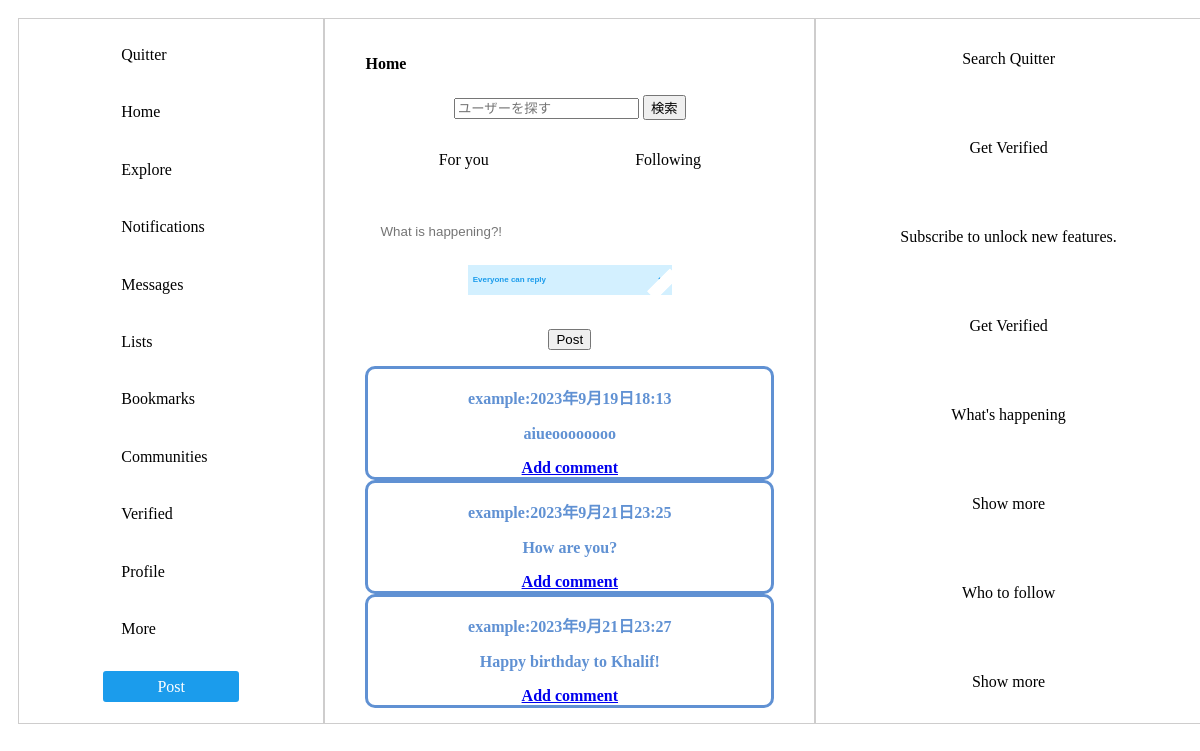
Page /home/ on the earlier database version.
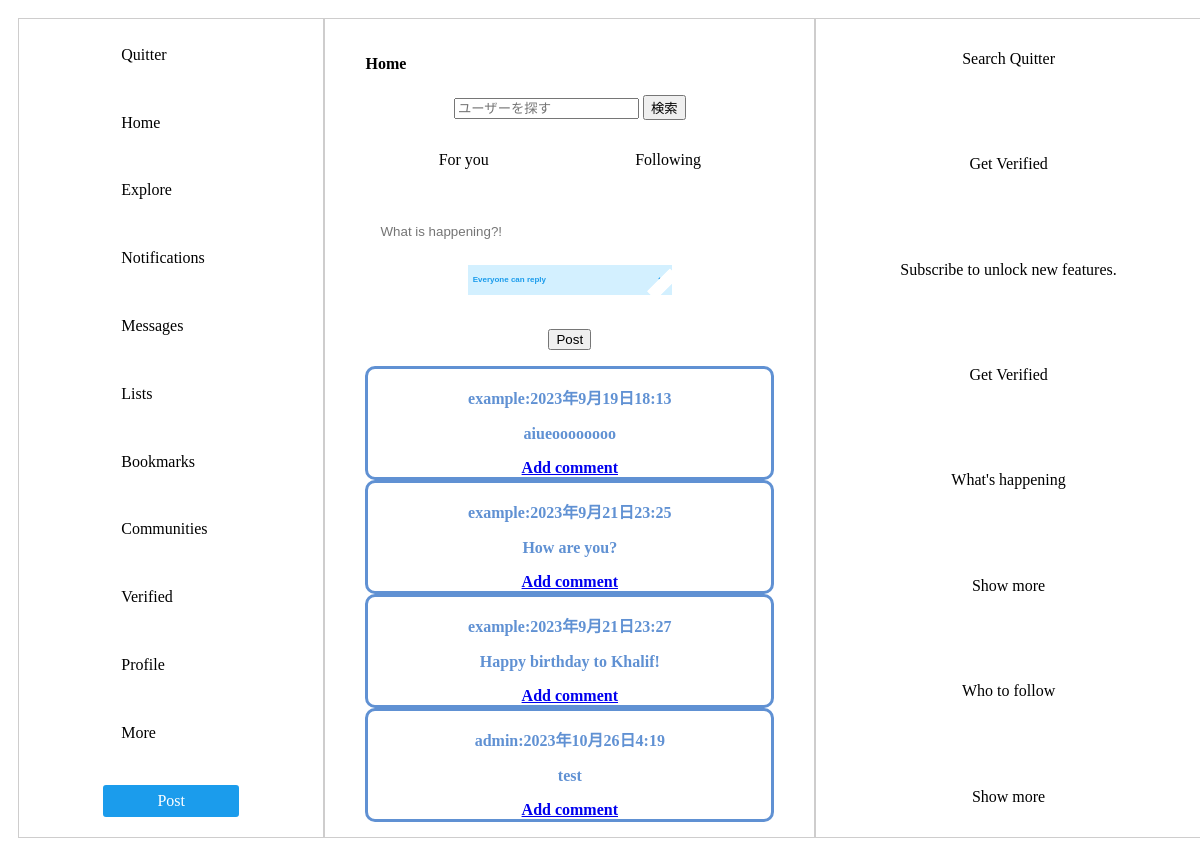
Same page on the later database version.
### accounts/models.py (models this page shows)
class Text(models.Model):
    text=models.TextField()
    created_at = models.DateTimeField(auto_now_add=True)
    created_by = models.ForeignKey(settings.AUTH_USER_MODEL, on_delete=models.CASCADE,null=True, blank=True)
    reply_to = models.IntegerField(null=True)
    total_replys = models.IntegerField(default=0)
    total_like=models.IntegerField(default=0)

### accounts/views.py (the view)
# urls.py: path('home/',home,name='home'),
def home(request):
    toukou = Text.objects.all
    if request.method =='POST':
        text = request.POST.get('text',None)
        created_by = request.user
        m = Text(text= text,created_by=created_by)#ここでつくった変数をTextというデータベースモデルに保存
        m.save()
    return render(request,'home.html',{'Text':toukou})

### templates/home.html (shortened to what this page needs)
{% load static %}
<head>
    <link rel="stylesheet" href="{% static './css/homepage.css' %}">
</head>
<body class="lan">
    <div id="flexbox">
        <div class="box-item1">
            <a href="#" class="btn-flat-border left-aligned">Quitter</a>
            <p class="btn-flat-border">Home</p>
            <a href="#" class="btn-flat-border">Explore</a>
            <a href="#" class="btn-flat-border">Notifications</a>
            <a href="#" class="btn-flat-border">Messages</a>
            <a href="#" class="btn-flat-border">Lists</a>
            <a href="#" class="btn-flat-border">Bookmarks</a>
            <a href="#" class="btn-flat-border">Communities</a>
            <a href="#" class="btn-flat-border">Verified</a>
            <a href="{% url 'profile' %}" class="btn-flat-border">Profile</a>
            <a href="#" class="btn-flat-border">More</a>
            <a href="#" class="btn-flat-border1">Post</a>
        </div>
        <div class="box-item2">
        <h4>Home</h4>
        <form method="GET" action="{% url 'searchprofile' %}">
            <input type="text" name="query" placeholder="ユーザーを探す">
            <button type="submit">検索</button>
        </form>
        <div id="flexboxmain">
            <div class="boxitemmain1">For you</div>
            <div class="boxitemmain2">Following</div>
        </div>
        <form method="post" action="{% url 'home' %}">
            <input required type="text" name="text" id="textbox" placeholder="What is happening?!">
            <div class="selectbox">
                <select>
                    <option>Everyone can reply</option>
                </select>
            </div>
            <br>
            <button type="submit">Post</button>
        </form>
        {% for text in Text %}
        {% if text.reply_to == None %}
        <div class="postbox">
            <p>{{ text.created_by }}:{{text.created_at}}</p>
            <p>{{ text.text }}</p>
            <a class="addcomment" href="{% url 'reply' text.id %}">Add comment</a>
        </div>
        {% endif %}
        {% endfor %}
        </div>
        <div class="box-item3">
        <p>Search Quitter</p>
        <p>Get Verified</p>
        <p>Subscribe to unlock new features.</p>
        <p>Get Verified</p>
        <p>What's happening</p>
        <p>Show more</p>
        <p>Who to follow</p>
        <p>Show more</p>
        </div>
    </div>
</body>
</html>

Differences in the rows shown:
added Text: created_by "admin", created_at "2023年10月26日4:19", text "test"
